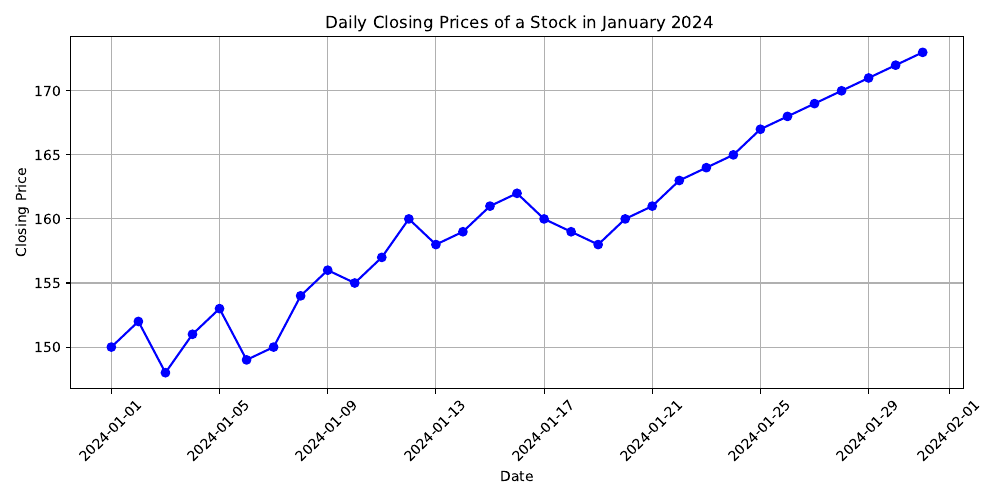

The Python source for this figure:
import pandas as pd
import matplotlib.pyplot as plt
import numpy as np

# Here is an example of a simple time series: daily closing prices of
# a stock over a month.

# Creating the data
data = {
    'Date':
    pd.date_range(start='2024-01-01', end='2024-01-31'),
    'Closing Price': [
        150, 152, 148, 151, 153, 149, 150, 154, 156, 155, 157, 160, 158, 159,
        161, 162, 160, 159, 158, 160, 161, 163, 164, 165, 167, 168, 169, 170,
        171, 172, 173
    ]
}

# Creating a DataFrame
df = pd.DataFrame(data)

#Plotting the data
# plt.style.use('dark_background')
plt.figure(figsize=(10, 5))
plt.plot(df['Date'], df['Closing Price'], marker='o', linestyle='-', color='b')
plt.title(' Daily Closing Prices of a Stock in January 2024')
plt.xlabel('Date')
plt.ylabel('Closing Price')
plt.grid(True)
plt.xticks(rotation=45)
plt.tight_layout()

plt.savefig('time_series_ex.pdf')
